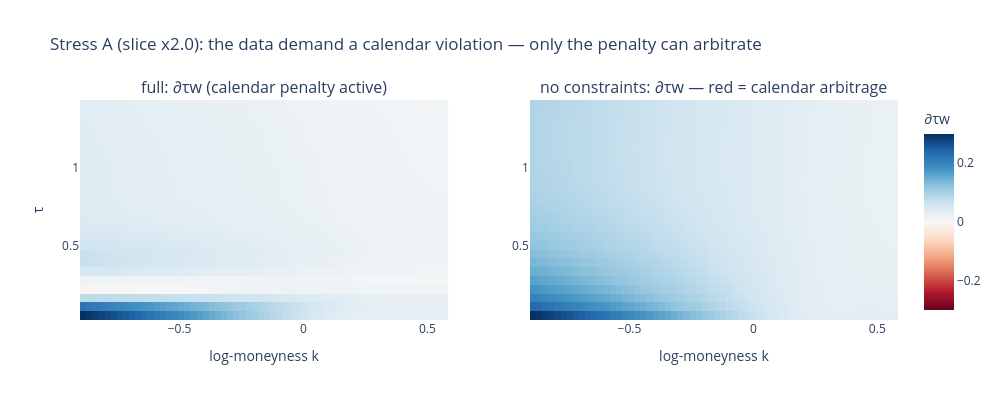
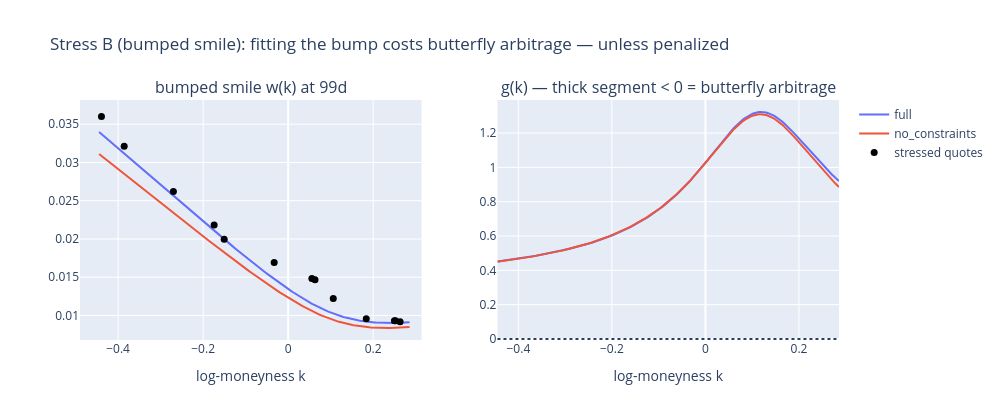

The cell these charts' notebook holds for them, in order:
### Code cell
# ---------- Stress A figure: calendar maps; Stress B figure: bumped smile + g(k) ----------
fig = make_subplots(rows=1, cols=2, subplot_titles=(
    "full: ∂τw (calendar penalty active)", "no constraints: ∂τw — red = calendar arbitrage"))
for j, name in enumerate(["full", "no_constraints"], start=1):
    wm, p_f, _ = stress[("cal", name)]
    kg, tg, G, WT = surf_g_and_cal(wm, p_f, *EXT_DOM)
    fig.add_trace(go.Heatmap(z=WT, x=kg, y=tg, zmid=0, colorscale="RdBu",
                             showscale=(j == 2), colorbar=dict(title="∂τw")), 1, j)
fig.update_xaxes(title_text="log-moneyness k")
fig.update_yaxes(title_text="τ", col=1)
fig.update_layout(width=1000, height=400,
                  title="Stress A (slice x2.0): the data demand a calendar violation — only the penalty can arbitrate")
fig.show()

t_b = float(onp.unique(tq_b)[2])
kk_ = onp.linspace(float(kq.min()), float(kq.max()), 240)
tt_ = onp.full_like(kk_, t_b)
fig = make_subplots(rows=1, cols=2, subplot_titles=(
    f"bumped smile w(k) at {t_b*365:.0f}d", "g(k) — thick segment < 0 = butterfly arbitrage"))
for name, col in [("full", "#636efa"), ("no_constraints", "#ef553b")]:
    wm, p_f, _ = stress[("bfly", name)]
    wv  = onp.asarray(wm(p_f, np.array(kk_), np.array(tt_)))
    wk  = egrad(lambda k: wm(p_f, k, tt_))(kk_)
    wkk = egrad(egrad(lambda k: wm(p_f, k, tt_)))(kk_)
    gg  = onp.asarray(durrleman_g(kk_, wv, wk, wkk))
    fig.add_trace(go.Scatter(x=kk_, y=wv, name=name, line=dict(color=col)), 1, 1)
    fig.add_trace(go.Scatter(x=kk_, y=gg, line=dict(color=col), showlegend=False), 1, 2)
    fig.add_trace(go.Scatter(x=kk_, y=onp.where(gg < 0, gg, onp.nan),
                             line=dict(color=col, width=6), showlegend=False), 1, 2)
msk = tq_b == t_b
fig.add_trace(go.Scatter(x=kq_b[msk], y=wq_b[msk], mode="markers",
                         marker=dict(color="black", size=7), name="stressed quotes"), 1, 1)
fig.add_hline(y=0, line_dash="dot", row=1, col=2)
fig.update_xaxes(title_text="log-moneyness k")
fig.update_layout(width=1000, height=420,
                  title="Stress B (bumped smile): fitting the bump costs butterfly arbitrage — unless penalized")
fig.show()

### Figure 1 — Plotly figure (JSON) as saved in the notebook; plotly's stock layout.template omitted (floating-point values rounded to 4 significant figures; data arrays with more than 128 entries replaced by an {"elided": "..."} marker saying what was removed)
{"data": [{"colorbar": {"title": {"text": "∂τw"}}, "colorscale": [[0, "rgb(103,0,31)"], [0.1, "rgb(178,24,43)"], [0.2, "rgb(214,96,77)"], [0.3, "rgb(244,165,130)"], [0.4, "rgb(253,219,199)"], [0.5, "rgb(247,247,247)"], [0.6, "rgb(209,229,240)"], [0.7, "rgb(146,197,222)"], [0.8, "rgb(67,147,195)"], [0.9, "rgb(33,102,172)"], [1, "rgb(5,48,97)"]], "showscale": false, "type": "heatmap", "x": [-0.8894, -0.8646, -0.8399, -0.8151, -0.7903, -0.7656, -0.7408, -0.7161, -0.6913, -0.6666, -0.6418, -0.6171, -0.5923, -0.5676, -0.5428, -0.5181, -0.4933, -0.4685, -0.4438, -0.419, -0.3943, -0.3695, -0.3448, -0.32, -0.2953, -0.2705, -0.2458, -0.221, -0.1963, -0.1715, -0.1468, -0.122, -0.09724, -0.07249, -0.04774, -0.02298, 0.001771, 0.02652, 0.05128, 0.07603, 0.1008, 0.1255, 0.1503, 0.175, 0.1998, 0.2246, 0.2493, 0.2741, 0.2988, 0.3236, 0.3483, 0.3731, 0.3978, 0.4226, 0.4473, 0.4721, 0.4968, 0.5216, 0.5464, 0.5711], "xaxis": "x", "y": [0.06, 0.1158, 0.1717, 0.2275, 0.2833, 0.3392, 0.395, 0.4508, 0.5067, 0.5625, 0.6183, 0.6742, 0.73, 0.7858, 0.8417, 0.8975, 0.9533, 1.009, 1.065, 1.121, 1.177, 1.232, 1.288, 1.344, 1.4], "yaxis": "y", "z": {"elided": "25x60 float values"}, "zmid": 0}, {"colorbar": {"title": {"text": "∂τw"}}, "colorscale": [[0, "rgb(103,0,31)"], [0.1, "rgb(178,24,43)"], [0.2, "rgb(214,96,77)"], [0.3, "rgb(244,165,130)"], [0.4, "rgb(253,219,199)"], [0.5, "rgb(247,247,247)"], [0.6, "rgb(209,229,240)"], [0.7, "rgb(146,197,222)"], [0.8, "rgb(67,147,195)"], [0.9, "rgb(33,102,172)"], [1, "rgb(5,48,97)"]], "showscale": true, "type": "heatmap", "x": [-0.8894, -0.8646, -0.8399, -0.8151, -0.7903, -0.7656, -0.7408, -0.7161, -0.6913, -0.6666, -0.6418, -0.6171, -0.5923, -0.5676, -0.5428, -0.5181, -0.4933, -0.4685, -0.4438, -0.419, -0.3943, -0.3695, -0.3448, -0.32, -0.2953, -0.2705, -0.2458, -0.221, -0.1963, -0.1715, -0.1468, -0.122, -0.09724, -0.07249, -0.04774, -0.02298, 0.001771, 0.02652, 0.05128, 0.07603, 0.1008, 0.1255, 0.1503, 0.175, 0.1998, 0.2246, 0.2493, 0.2741, 0.2988, 0.3236, 0.3483, 0.3731, 0.3978, 0.4226, 0.4473, 0.4721, 0.4968, 0.5216, 0.5464, 0.5711], "xaxis": "x2", "y": [0.06, 0.1158, 0.1717, 0.2275, 0.2833, 0.3392, 0.395, 0.4508, 0.5067, 0.5625, 0.6183, 0.6742, 0.73, 0.7858, 0.8417, 0.8975, 0.9533, 1.009, 1.065, 1.121, 1.177, 1.232, 1.288, 1.344, 1.4], "yaxis": "y2", "z": {"elided": "25x60 float values"}, "zmid": 0}], "layout": {"annotations": [{"font": {"size": 16}, "showarrow": false, "text": "full: ∂τw (calendar penalty active)", "x": 0.225, "xanchor": "center", "xref": "paper", "y": 1, "yanchor": "bottom", "yref": "paper"}, {"font": {"size": 16}, "showarrow": false, "text": "no constraints: ∂τw — red = calendar arbitrage", "x": 0.775, "xanchor": "center", "xref": "paper", "y": 1, "yanchor": "bottom", "yref": "paper"}], "height": 400, "title": {"text": "Stress A (slice x2.0): the data demand a calendar violation — only the penalty can arbitrate"}, "width": 1000, "xaxis": {"anchor": "y", "domain": [0, 0.45], "title": {"text": "log-moneyness k"}}, "xaxis2": {"anchor": "y2", "domain": [0.55, 1], "title": {"text": "log-moneyness k"}}, "yaxis": {"anchor": "x", "domain": [0, 1], "title": {"text": "τ"}}, "yaxis2": {"anchor": "x2", "domain": [0, 1]}}}

### Figure 2 — Plotly figure (JSON) as saved in the notebook; plotly's stock layout.template omitted (floating-point values rounded to 4 significant figures; data arrays with more than 128 entries replaced by an {"elided": "..."} marker saying what was removed)
{"data": [{"line": {"color": "#636efa"}, "name": "full", "type": "scatter", "x": {"elided": "240 float values"}, "xaxis": "x", "y": {"elided": "240 float values"}, "yaxis": "y"}, {"line": {"color": "#636efa"}, "showlegend": false, "type": "scatter", "x": {"elided": "240 float values"}, "xaxis": "x2", "y": {"elided": "240 float values"}, "yaxis": "y2"}, {"line": {"color": "#636efa", "width": 6}, "showlegend": false, "type": "scatter", "x": {"elided": "240 float values"}, "xaxis": "x2", "y": {"elided": "240 null values"}, "yaxis": "y2"}, {"line": {"color": "#ef553b"}, "name": "no_constraints", "type": "scatter", "x": {"elided": "240 float values"}, "xaxis": "x", "y": {"elided": "240 float values"}, "yaxis": "y"}, {"line": {"color": "#ef553b"}, "showlegend": false, "type": "scatter", "x": {"elided": "240 float values"}, "xaxis": "x2", "y": {"elided": "240 float values"}, "yaxis": "y2"}, {"line": {"color": "#ef553b", "width": 6}, "showlegend": false, "type": "scatter", "x": {"elided": "240 float values"}, "xaxis": "x2", "y": {"elided": "240 null values"}, "yaxis": "y2"}, {"marker": {"color": "black", "size": 7}, "mode": "markers", "name": "stressed quotes", "type": "scatter", "x": [-0.4391, -0.3856, -0.2699, -0.1741, -0.1504, -0.03288, 0.05579, 0.06315, 0.1061, 0.1837, 0.2499, 0.2523, 0.2633], "xaxis": "x", "y": [0.03603, 0.03212, 0.02622, 0.02183, 0.01996, 0.01694, 0.01484, 0.01468, 0.01221, 0.009563, 0.00932, 0.009303, 0.009174], "yaxis": "y"}], "layout": {"annotations": [{"font": {"size": 16}, "showarrow": false, "text": "bumped smile w(k) at 99d", "x": 0.225, "xanchor": "center", "xref": "paper", "y": 1, "yanchor": "bottom", "yref": "paper"}, {"font": {"size": 16}, "showarrow": false, "text": "g(k) — thick segment < 0 = butterfly arbitrage", "x": 0.775, "xanchor": "center", "xref": "paper", "y": 1, "yanchor": "bottom", "yref": "paper"}], "height": 420, "shapes": [{"line": {"dash": "dot"}, "type": "line", "x0": 0, "x1": 1, "xref": "x2 domain", "y0": 0, "y1": 0, "yref": "y2"}], "title": {"text": "Stress B (bumped smile): fitting the bump costs butterfly arbitrage — unless penalized"}, "width": 1000, "xaxis": {"anchor": "y", "domain": [0, 0.45], "title": {"text": "log-moneyness k"}}, "xaxis2": {"anchor": "y2", "domain": [0.55, 1], "title": {"text": "log-moneyness k"}}, "yaxis": {"anchor": "x", "domain": [0, 1]}, "yaxis2": {"anchor": "x2", "domain": [0, 1]}}}
